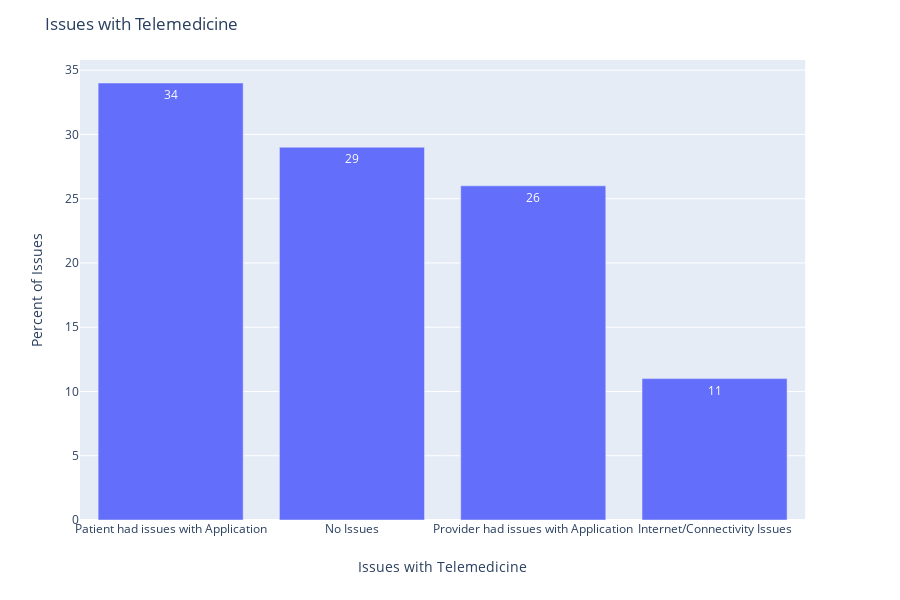

The notebook cell saved with this chart:
### Markdown cell above
### Q6 - Did you have any technical issues during your use of telemedicine services or encountered any barriers?

### Code cell
# Q6 - Did you have any technical issues during your use of telemedicine services or encountered any barriers? 

# Cross tab
df_q6 = pd.crosstab(index = df.Issues, columns="count").reset_index()
df_q6['percent'] = round((df_q6['count'] / df_q6['count'].sum()) * 100,0)
print(df_q6)

df_q6 = df_q6.sort_values(by='count', ascending=False)

fig = px.bar(df_q6, x='Issues', y='percent',
             text= 'percent')

fig.update_layout(
    title='Issues with Telemedicine',
    xaxis=dict(
        title='Issues with Telemedicine'),
    yaxis = dict(
        title='Percent of Issues')
)
    
fig.show()

### Figure 1 — Plotly figure (JSON) as saved in the notebook; plotly's stock layout.template omitted (floating-point values rounded to 4 significant figures)
{"data": [{"alignmentgroup": "True", "hoverlabel": {"namelength": 0}, "hovertemplate": "Issues=%{x}<br>percent=%{text}", "legendgroup": "", "marker": {"color": "#636efa"}, "name": "", "offsetgroup": "", "orientation": "v", "showlegend": false, "text": [34, 29, 26, 11], "textposition": "auto", "type": "bar", "x": ["Patient had issues with Application", "No Issues", "Provider had issues with Application", "Internet/Connectivity Issues"], "xaxis": "x", "y": [34, 29, 26, 11], "yaxis": "y"}], "layout": {"barmode": "relative", "height": 600, "legend": {"tracegroupgap": 0}, "margin": {"t": 60}, "title": {"text": "Issues with Telemedicine"}, "xaxis": {"anchor": "y", "domain": [0, 0.98], "title": {"text": "Issues with Telemedicine"}}, "yaxis": {"anchor": "x", "domain": [0, 1], "title": {"text": "Percent of Issues"}}}}
